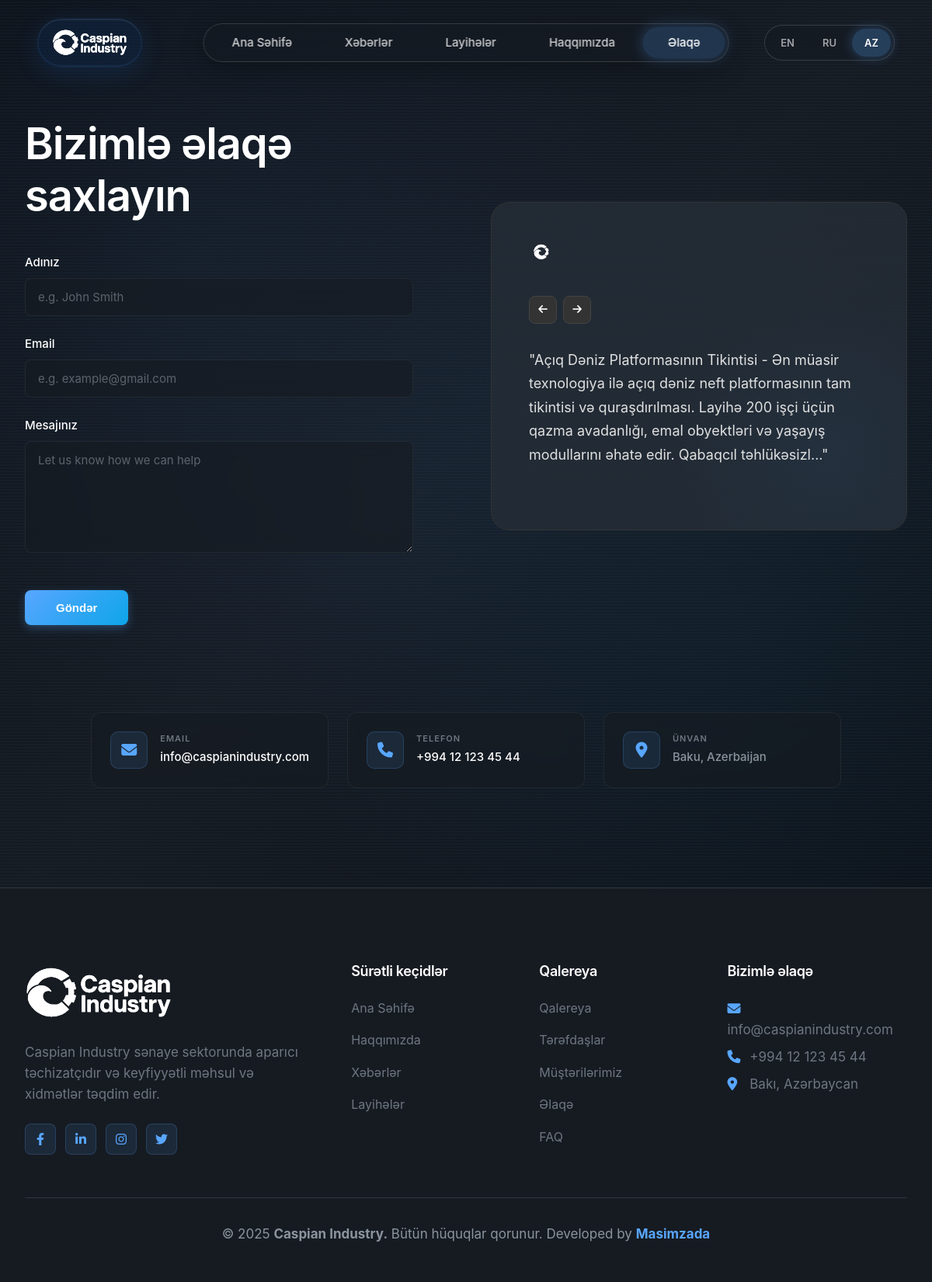
The page /pages/contact.php on the database its author committed.
### tables this page shows
CREATE TABLE projects (
                id INTEGER PRIMARY KEY AUTOINCREMENT,
                title_en TEXT NOT NULL,
                title_ru TEXT NOT NULL,
                title_az TEXT NOT NULL,
                description_en TEXT NOT NULL,
                description_ru TEXT NOT NULL,
                description_az TEXT NOT NULL,
                category_en TEXT,
                category_ru TEXT,
                category_az TEXT,
                client TEXT,
                completion_date DATE,
                location TEXT,
                images TEXT,
                created_at DATETIME DEFAULT CURRENT_TIMESTAMP,
                updated_at DATETIME DEFAULT CURRENT_TIMESTAMP,
                is_published INTEGER DEFAULT 1,
                sort_order INTEGER DEFAULT 0
            );

CREATE TABLE site_settings (
                id INTEGER PRIMARY KEY AUTOINCREMENT,
                setting_key TEXT UNIQUE NOT NULL,
                setting_value TEXT,
                updated_at DATETIME DEFAULT CURRENT_TIMESTAMP
            );

### includes/language.php (called while the page is built, shortened)
<?php
class Language {
    private static $currentLang = DEFAULT_LANG;
    private static $translations = [];
    private static function loadTranslations() {
        $file = __DIR__ . '/../languages/' . self::$currentLang . '.json';
        if (file_exists($file)) {
            $json = file_get_contents($file);
            self::$translations = json_decode($json, true);
        }
    }
    public static function get($key, $default = '') {
        return self::$translations[$key] ?? $default;
    }
    public static function getSuffix() {
        return '_' . self::$currentLang;
    }
}
function t($key, $default = '') {
    return Language::get($key, $default);
}

### pages/contact.php (the view, shortened to what this page needs)
<?php require_once '../includes/header.php'; ?>
<section class="contact-section">
    <div class="contact-container">
        <div class="contact-form-wrapper">
            <h1 class="contact-title"><?php echo t('contact_title','We\'re here to help'); ?></h1>
            <form id="contactForm" action="<?php echo BASE_URL; ?>/includes/contact-handler.php" method="POST" class="modern-contact-form">
                <div class="form-group">
                    <label class="form-label"><?php echo t('contact_name','Name'); ?></label>
                    <input type="text" name="name" class="form-control" placeholder="e.g. John Smith" required>
                </div>
                <div class="form-group">
                    <label class="form-label"><?php echo t('contact_email','Email address'); ?></label>
                    <input type="email" name="email" class="form-control" placeholder="e.g. example@gmail.com" required>
                </div>
                <div class="form-group">
                    <label class="form-label"><?php echo t('contact_message','Message'); ?></label>
                    <textarea name="message" class="form-control" rows="6" placeholder="Let us know how we can help" required></textarea>
                </div>
                <button type="submit" class="btn-send-message">
                    <?php echo t('contact_send','Send message'); ?>
                </button>
            </form>
        </div>
        <div class="testimonial-card-wrapper">
            <div class="testimonial-card">
                <div class="testimonial-gradient"></div>
                <div class="testimonial-content">
                    <div class="testimonial-logo">
                        <img src="<?php echo BASE_URL; ?>/assets/images/logo.svg" alt="Logo">
                    </div>
                    <div class="testimonial-navigation">
                        <button class="nav-arrow" onclick="prevTestimonial()">
                            <i class="fas fa-arrow-left"></i>
                        </button>
                        <button class="nav-arrow" onclick="nextTestimonial()">
                            <i class="fas fa-arrow-right"></i>
                        </button>
                    </div>
                    <div class="testimonial-text" id="testimonialText">
                        <?php
                        $db = Database::getInstance()->getConnection();
                        $lang_suffix = Language::getSuffix();
                        $stmt = $db->query("SELECT * FROM projects WHERE is_published = 1 ORDER BY sort_order ASC LIMIT 1");
                        $project = $stmt->fetch();
                        if ($project) {
                            $title = $project['title' . $lang_suffix];
                            $description = strip_tags($project['description' . $lang_suffix]);
                            $excerpt = mb_substr($description, 0, 200) . '...';
                            echo '<p>"' . htmlspecialchars($title) . ' - ' . htmlspecialchars($excerpt) . '"</p>';
                        } else {
                            echo '<p>"Caspian Industry <strong>cut project delays by 30%</strong> and transformed our global team communication, saving us hours every week."</p>';
                        }
                        ?>
                    </div>
                </div>
            </div>
        </div>
    </div>
    <div class="contact-info-wrapper" >
        <div class="container">
            <?php
            $db = Database::getInstance()->getConnection();
            $stmt = $db->query("SELECT setting_key, setting_value FROM site_settings");
            $settingsData = $stmt->fetchAll(PDO::FETCH_KEY_PAIR);
            $email = isset($settingsData['contact_email']) ? $settingsData['contact_email'] : (isset($settingsData['email']) ? $settingsData['email'] : '');
            $phone = isset($settingsData['contact_phone']) ? $settingsData['contact_phone'] : (isset($settingsData['phone']) ? $settingsData['phone'] : '');
            $address = isset($settingsData['address']) ? $settingsData['address'] : '';
            ?>
            <div class="contact-info-grid" style="margin-top:1rem;">
                <?php if (!empty($email)): ?>
                <div class="contact-info-item">
                    <div class="contact-info-icon">
                        <i class="fas fa-envelope"></i>
                    </div>
                    <div class="contact-info-content">
                        <h4><?php echo t('contact_email_label','EMAIL'); ?></h4>
                        <a href="mailto:<?php echo htmlspecialchars($email); ?>">
                            <?php echo htmlspecialchars($email); ?>
                        </a>
                    </div>
                </div>
                <?php endif; ?>
                <?php if (!empty($phone)): ?>
                <div class="contact-info-item">
                    <div class="contact-info-icon">
                        <i class="fas fa-phone"></i>
                    </div>
                    <div class="contact-info-content">
                        <h4><?php echo t('contact_phone_label','PHONE'); ?></h4>
                        <a href="tel:<?php echo htmlspecialchars($phone); ?>">
                            <?php echo htmlspecialchars($phone); ?>
                        </a>
                    </div>
                </div>
                <?php endif; ?>
                <?php if (!empty($address)): ?>
                <div class="contact-info-item">
                    <div class="contact-info-icon">
                        <i class="fas fa-map-marker-alt"></i>
                    </div>
                    <div class="contact-info-content">
                        <h4><?php echo t('contact_address_label','ADDRESS'); ?></h4>
                        <p><?php echo nl2br(htmlspecialchars($address)); ?></p>
                    </div>
                </div>
                <?php endif; ?>
            </div>
        </div>
    </div>
</section>
<?php require_once '../includes/footer.php'; ?>

### includes/footer.php (shortened to what this page needs)
    <footer class="footer">
        <div class="container">
            <div class="footer-content">
                <div class="footer-section">
                    <img src="<?php echo BASE_URL; ?>/assets/images/Font+Logo.svg" alt="<?php echo SITE_NAME; ?>" style="height: 78px; margin-bottom: 1rem;   filter: brightness(0) invert(1);">
                    <p><?php echo t('footer_about'); ?></p>
                    <div class="social-links">
                        <?php
                        $db = Database::getInstance()->getConnection();
                        $social_links = [
                            'facebook' => 'fab fa-facebook-f',
                            'linkedin' => 'fab fa-linkedin-in',
                            'instagram' => 'fab fa-instagram',
                            'twitter' => 'fab fa-twitter'
                        ];
                        foreach ($social_links as $platform => $icon) {
                            $stmt = $db->prepare("SELECT setting_value FROM site_settings WHERE setting_key = ?");
                            $stmt->execute([$platform . '_url']);
                            $url = $stmt->fetchColumn();
                            if ($url && $url != '#') {
                                echo "<a href='$url' target='_blank' rel='noopener'><i class='$icon'></i></a>";
                            }
                        }
                        ?>
                    </div>
                </div>
                <div class="footer-section">
                    <h4><?php echo t('footer_quick_links'); ?></h4>
                    <ul class="footer-links">
                        <li><a href="<?php echo BASE_URL; ?>/index.php"><?php echo t('nav_home'); ?></a></li>
                        <li><a href="<?php echo BASE_URL; ?>/pages/about.php"><?php echo t('nav_about'); ?></a></li>
                        <li><a href="<?php echo BASE_URL; ?>/pages/news.php"><?php echo t('nav_news'); ?></a></li>
                        <li><a href="<?php echo BASE_URL; ?>/pages/projects.php"><?php echo t('nav_projects'); ?></a></li>
                    </ul>
                </div>
                <div class="footer-section">
                    <h4><?php echo t('nav_gallery'); ?></h4>
                    <ul class="footer-links">
                        <li><a href="<?php echo BASE_URL; ?>/pages/gallery.php"><?php echo t('nav_gallery'); ?></a></li>
                        <li><a href="<?php echo BASE_URL; ?>/pages/partners.php"><?php echo t('nav_partners'); ?></a></li>
                        <li><a href="<?php echo BASE_URL; ?>/pages/clients.php"><?php echo t('nav_clients'); ?></a></li>
                        <li><a href="<?php echo BASE_URL; ?>/pages/contact.php"><?php echo t('nav_contact'); ?></a></li>
                        <li><a href="<?php echo BASE_URL; ?>/pages/faq.php"><?php echo t('nav_faq'); ?></a></li>
                    </ul>
                </div>
                <div class="footer-section">
                    <h4><?php echo t('footer_contact'); ?></h4>
                    <?php
                    $db = Database::getInstance()->getConnection();
                    $settings = ['contact_email', 'contact_phone', 'contact_address' . Language::getSuffix()];
                    foreach ($settings as $setting) {
                        $stmt = $db->prepare("SELECT setting_value FROM site_settings WHERE setting_key = ?");
                        $stmt->execute([$setting]);
                        $value = $stmt->fetchColumn();
                        if ($value) {
                            if (strpos($setting, 'email') !== false) {
                                echo "<p><i class='fas fa-envelope'></i> <a href='mailto:$value'>$value</a></p>";
                            } elseif (strpos($setting, 'phone') !== false) {
                                echo "<p><i class='fas fa-phone'></i> <a href='tel:$value'>$value</a></p>";
                            } else {
                                echo "<p><i class='fas fa-map-marker-alt'></i> $value</p>";
                            }
                        }
                    }
                    ?>
                </div>
            </div>
            <div class="footer-bottom">
                <p>&copy; <?php echo date('Y'); ?> <b><?php echo SITE_NAME; ?>.</b> <?php echo t('footer_rights'); ?>  Developed by <a href="https://nurkhanmasimzada.site" style="text-decoration: none; font-weight: bold;">Masimzada</a></p>
            </div>
        </div>
    </footer>
</body>
</html>

### rows shown on the page
projects: title_az "Açıq Dəniz Platformasının Tikintisi", description_az "Ən müasir texnologiya ilə açıq dəniz neft platformasının tam tikintisi və quraşdırılması. Layihə 200 işçi üçün qazma avadanlığı, emal obyektləri və yaşayış modullarını əhatə edir. Qabaqcıl təhlükəsizl..."
site_settings: setting_value "info@caspianindustry.com"
site_settings: setting_value "+994 12 123 45 44"
site_settings: setting_value "Bakı, Azərbaycan"

### other values the page prints
t('nav_home','Home') "Ana Səhifə"
t('nav_news','News') "Xəbərlər"
t('nav_projects','Projects') "Layihələr"
t('nav_about','About') "Haqqımızda"
t('nav_contact','Contact') "Əlaqə"
t('contact_title','We\'re here to help') "Bizimlə əlaqə saxlayın"
t('contact_name','Name') "Adınız"
t('contact_email','Email address') "Email"
t('contact_message','Message') "Mesajınız"
t('contact_send','Send message') "Göndər"
t('contact_email_label','EMAIL') "EMAIL"
$email "info@caspianindustry.com"
t('contact_phone_label','PHONE') "TELEFON"
$phone "+994 12 123 45 44"
t('contact_address_label','ADDRESS') "ÜNVAN"
